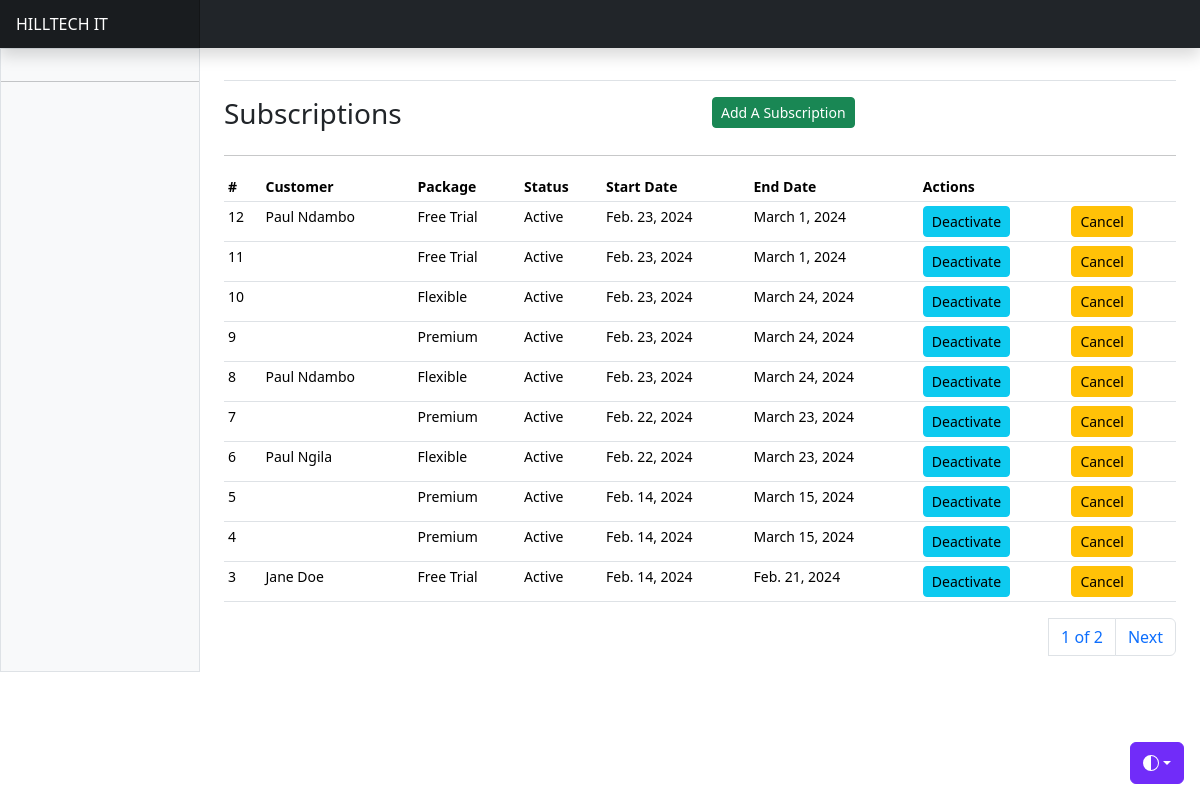
The page /subscriptions/ on the database its author committed.
### apps/subscriptions/models.py (models this page shows, shortened)
class Subscription(AbstractBaseModel):
    user = models.OneToOneField("users.User", on_delete=models.SET_NULL, null=True)
    package = models.ForeignKey(Pricing, on_delete=models.SET_NULL, null=True)
    status = models.CharField(
        max_length=255, choices=SUBSCRIPTION_STATUS_CHOICES, default="Active"
    )
    start_date = models.DateField(null=True)
    end_date = models.DateField(null=True)

class Pricing(AbstractBaseModel):
    name = models.CharField(max_length=255)
    cost = models.DecimalField(max_digits=10, decimal_places=2)
    def __str__(self):
        return self.name

### apps/users/models.py (models this page shows, shortened)
class User(AbstractUser, AbstractBaseModel):
    role = models.CharField(choices=ROLE_CHOICES, max_length=32, null=True)
    phone_number = models.CharField(max_length=255, null=True)
    id_number = models.CharField(max_length=255, null=True)
    gender = models.CharField(max_length=255, null=True, choices=GENDER_CHOICES)
    date_of_birth = models.DateField(null=True)
    city = models.CharField(max_length=255, null=True)
    country = models.CharField(max_length=255, null=True)
    address = models.CharField(max_length=255, null=True)
    token = models.CharField(null=True, max_length=255)
    token_expiration_date = models.DateTimeField(null=True)
    activation_date = models.DateTimeField(null=True)
    position = models.CharField(
        max_length=255, choices=STAFF_POSITION_CHOICES, null=True
    )
    address = models.CharField(max_length=255, null=True)
    business_address = models.CharField(max_length=255, null=True)
    city = models.CharField(max_length=255, null=True)
    business_city = models.CharField(max_length=255, null=True)
    country = models.CharField(max_length=255, null=True)
    business_country = models.CharField(max_length=255, null=True)
    business_name = models.CharField(max_length=255, null=True)
    business_number = models.CharField(max_length=255, null=True)
    business_email = models.EmailField(null=True)
    business_phone = models.CharField(max_length=255, null=True)
    activated = models.BooleanField(default=True)
    def name(self):
        return f"{self.first_name} {self.last_name}"

### apps/subscriptions/views.py (the view)
# urls.py: path("subscriptions/", include("apps.subscriptions.urls")),
def subscriptions(request):
    subscriptions = Subscription.objects.all().order_by("-created")
    packages = Pricing.objects.all()
    users = User.objects.filter(role="service_provider")
    paginator = Paginator(subscriptions, 10)
    page_number = request.GET.get("page")
    page_obj = paginator.get_page(page_number)
    context = {
        "subscriptions": subscriptions,
        "page_obj": page_obj,
        "packages": packages,
        "users": users,
    }
    return render(request, "pricing/subscriptions.html", context)

### templates/pricing/subscriptions.html (shortened to what this page needs)
{% extends "base.html" %}
{% block content %}
<div class="row">
    <div class="col">
        <h3>Subscriptions</h3>
    </div>
    <div class="col">
        <a class="btn btn-success btn-sm" data-bs-toggle="modal" data-bs-target="#newSubscriptionModal">Add A Subscription</a>
    </div>
</div>
<hr/>
      <div class="table-responsive small">
        <table class="table table-sm">
          <thead>
            <tr>
              <th scope="col">#</th>
              <th scope="col">Customer</th>
              <th scope="col">Package</th>
              <th scope="col">Status</th>
              <th scope="col">Start Date</th>
              <th scope="col">End Date</th>
              <th scope="col" colspan="2">Actions</th>
            </tr>
          </thead>
          <tbody>
            {% for subscription in page_obj %}
            <tr>
              <td>{{subscription.id}}</td>
              <td>{{subscription.user.name}}</td>
              <td>{{subscription.package}}</td>
              <td>{{subscription.status}}</td>
              <td>{{subscription.start_date}}</td>
              <td>{{subscription.end_date}}</td>
              {% if subscription.status == "Active" %}
              <td>
                <a href="{% url 'deactivate-subscription' subscription.id %}" class="btn btn-info btn-sm">Deactivate</a>
              </td>
              <td>
                <a href="{% url 'cancel-subscription' subscription.id %}" class="btn btn-warning btn-sm">Cancel</a>
              </td>
              {% else %}
              <td>
                <a href="{% url 'activate-subscription' subscription.id %}" class="btn btn-info btn-sm">Activate</a>
              </td>
              {% endif %}
            </tr>
            {% endfor %}
          </tbody>
        </table>
        <div>
          <nav aria-label="Page navigation example">
            <ul class="pagination justify-content-end">
              <a class="page-link" href="#">{{ page_obj.number }} of {{ page_obj.paginator.num_pages }}</a>
              {% if page_obj.has_next %}
              <li class="page-item"><a class="page-link" href="?page={{ page_obj.next_page_number }}">Next</a></li>
              {% endif %}
            </ul>
          </nav>
        </div>
      </div>
{% endblock content %}

### rows shown on the page
Subscription: id "12", user.name "Paul Ndambo", package "Free Trial", status "Active", start_date "Feb. 23, 2024", end_date "March 1, 2024", shows "Deactivate"
Subscription: id "11", package "Free Trial", status "Active", start_date "Feb. 23, 2024", end_date "March 1, 2024", shows "Deactivate"
Subscription: id "10", package "Flexible", status "Active", start_date "Feb. 23, 2024", end_date "March 24, 2024", shows "Deactivate"
Subscription: id "9", package "Premium", status "Active", start_date "Feb. 23, 2024", end_date "March 24, 2024", shows "Deactivate"
Subscription: id "8", user.name "Paul Ndambo", package "Flexible", status "Active", start_date "Feb. 23, 2024", end_date "March 24, 2024", shows "Deactivate"
Subscription: id "7", package "Premium", status "Active", start_date "Feb. 22, 2024", end_date "March 23, 2024", shows "Deactivate"
Subscription: id "6", user.name "Paul Ngila", package "Flexible", status "Active", start_date "Feb. 22, 2024", end_date "March 23, 2024", shows "Deactivate"
Subscription: id "5", package "Premium", status "Active", start_date "Feb. 14, 2024", end_date "March 15, 2024", shows "Deactivate"
Subscription: id "4", package "Premium", status "Active", start_date "Feb. 14, 2024", end_date "March 15, 2024", shows "Deactivate"
Subscription: id "3", user.name "Jane Doe", package "Free Trial", status "Active", start_date "Feb. 14, 2024", end_date "Feb. 21, 2024", shows "Deactivate"

### other values the page prints
{{ page_obj.number }} "1"
{{ page_obj.paginator.num_pages }} "2"
